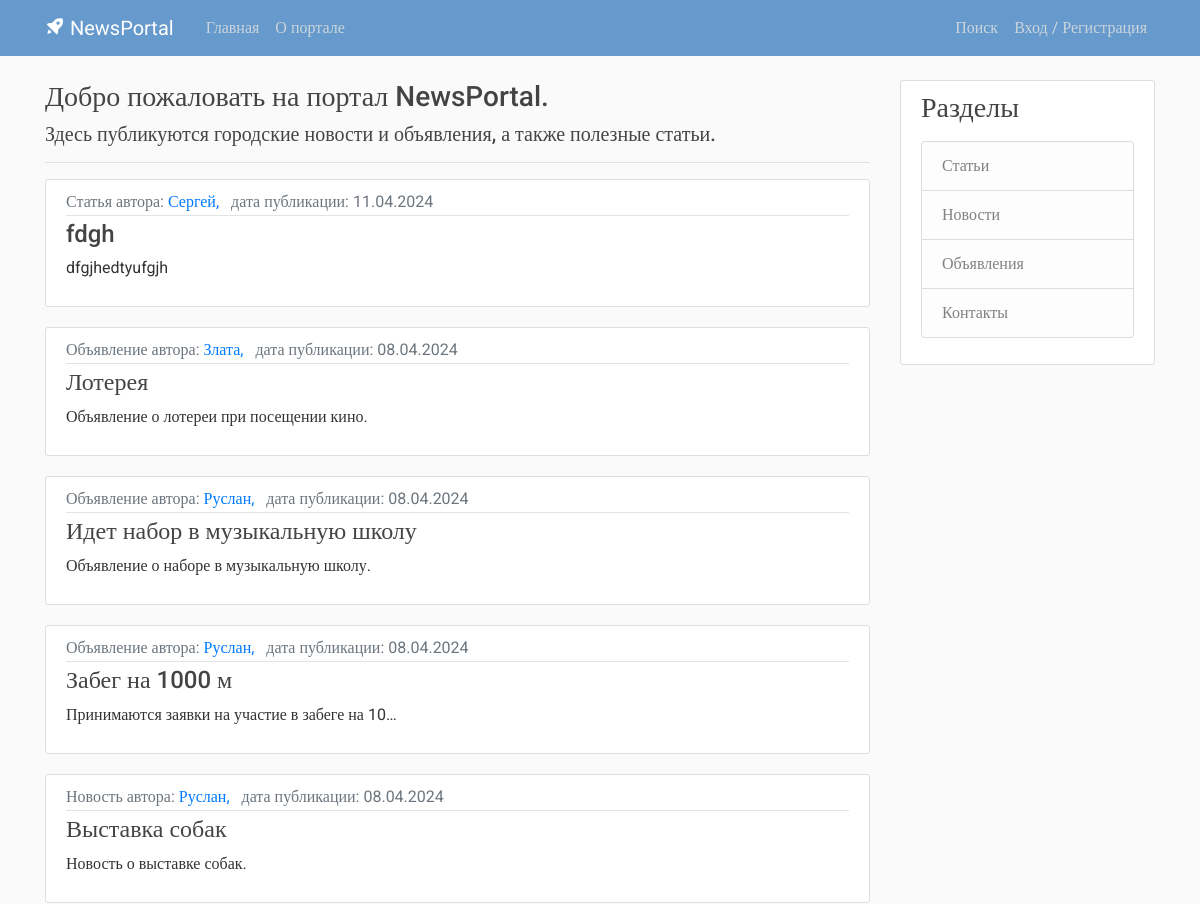
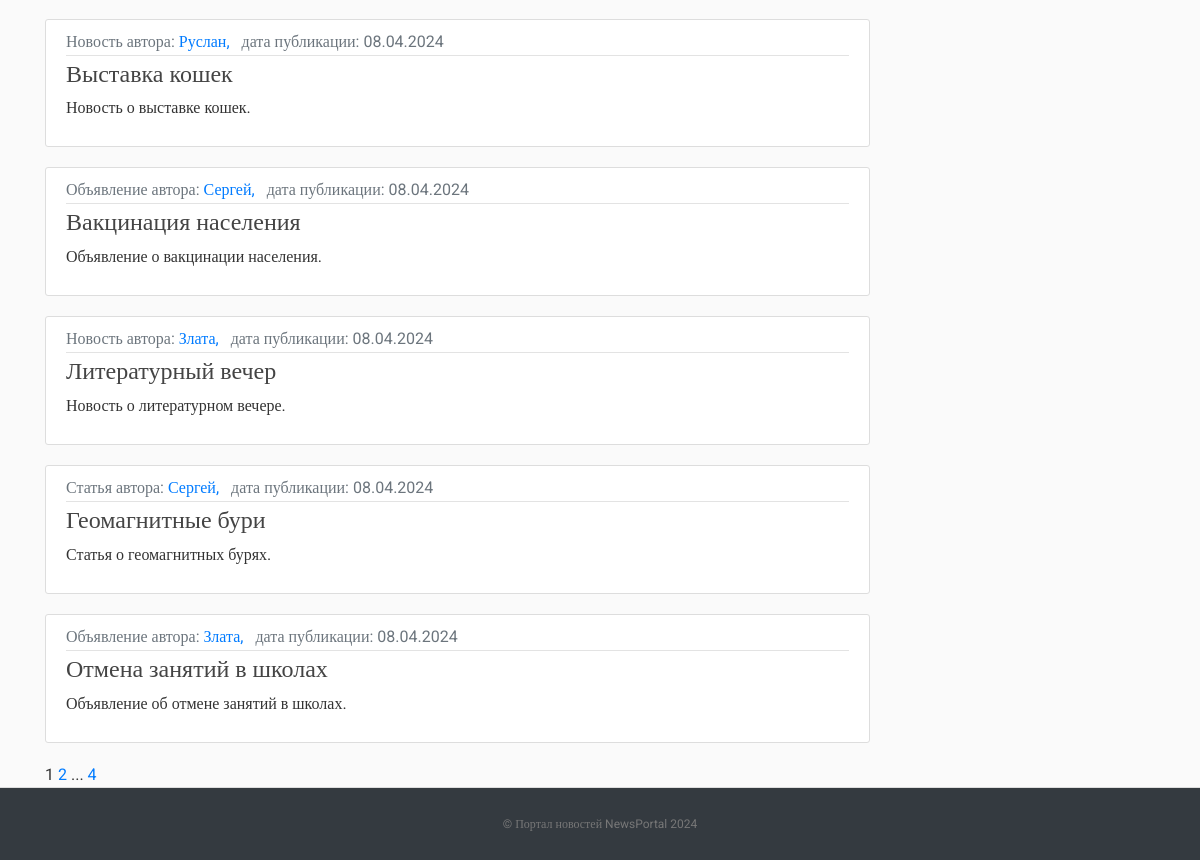
Before: / with the older database file (2 pictures, top to bottom).
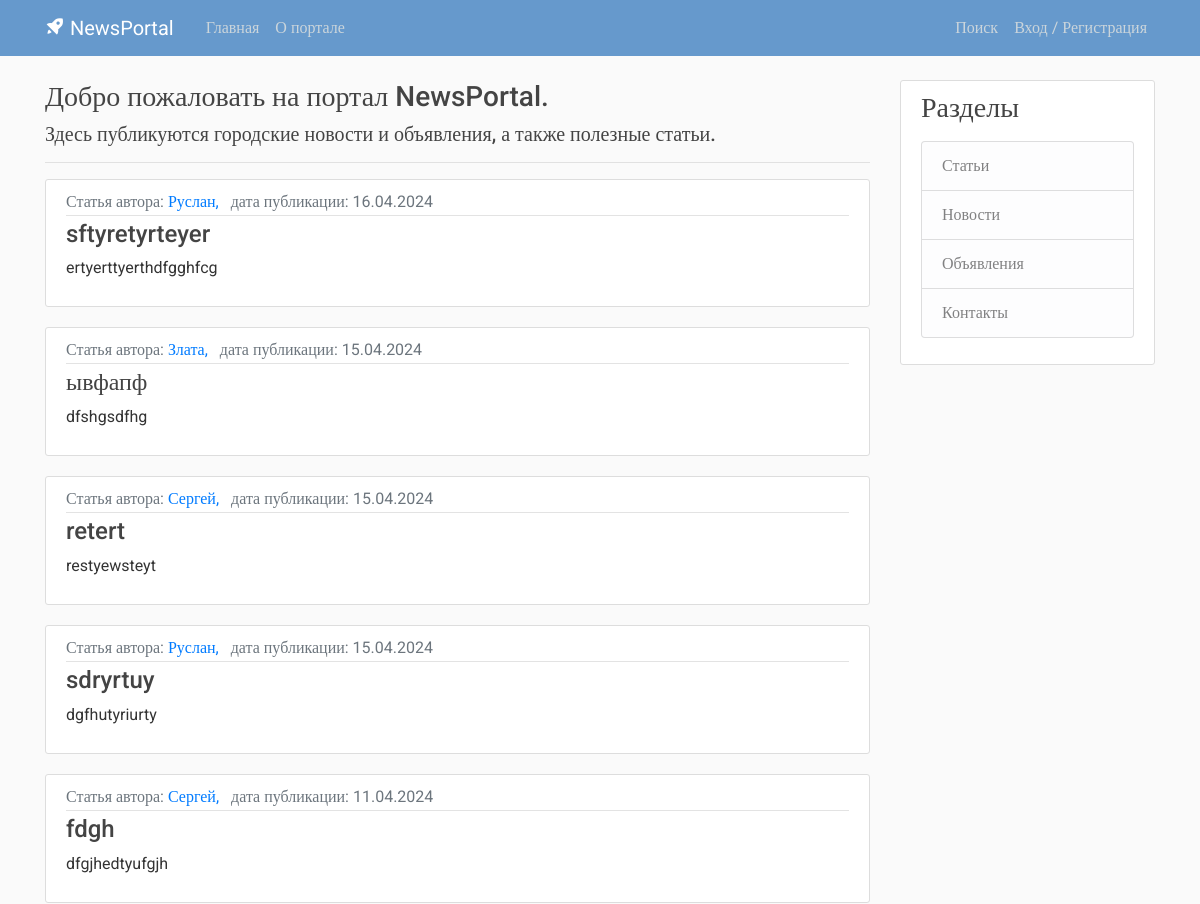
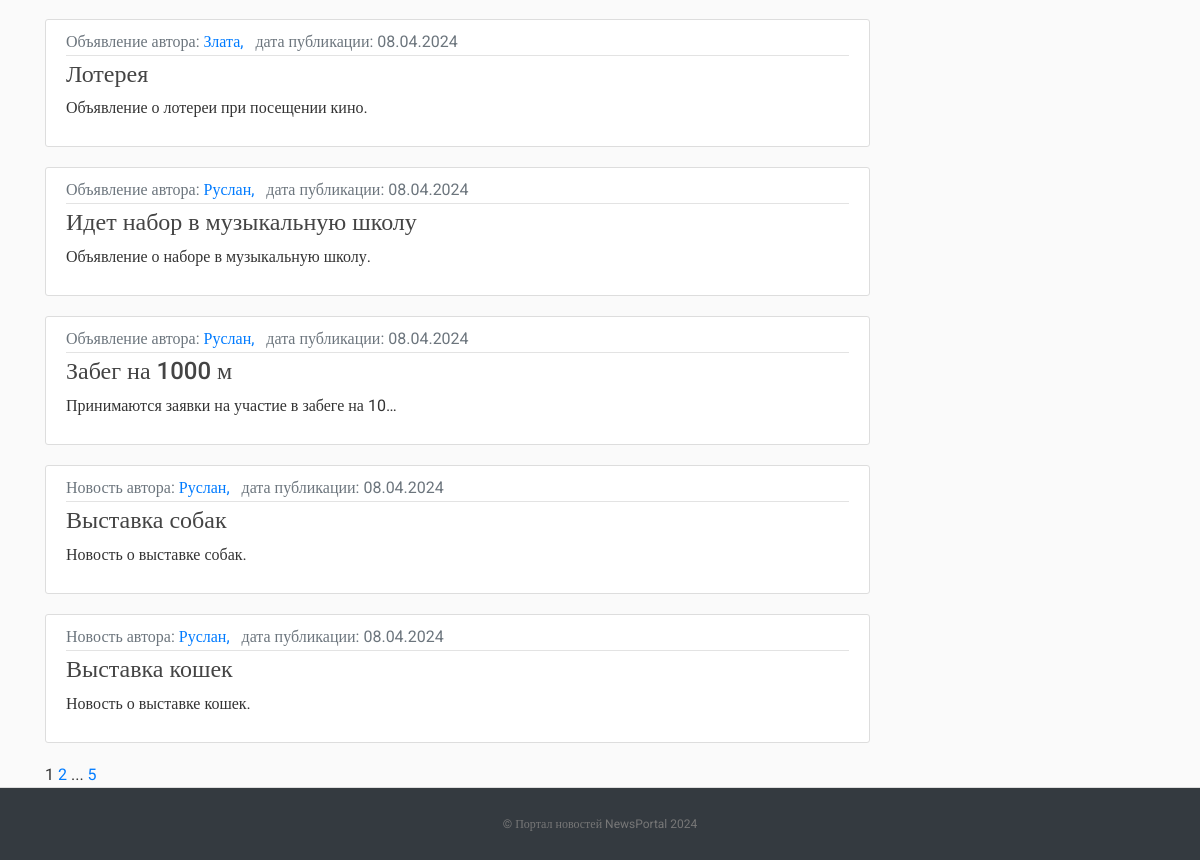
After: the same page with the newer database file (2 pictures, top to bottom).
### post/models.py (models this page shows, shortened)
class Post(models.Model):
    NEWS = 'NW'
    ARTICLE = 'AR'
    NOTIFICATION = 'NT'
    CATEGORY_CHOICES = (
        (NEWS, 'Новость'),
        (ARTICLE, 'Статья'),
        (NOTIFICATION, 'Объявление'),
    )
    categoryType = models.CharField(max_length=2, choices=CATEGORY_CHOICES, default=ARTICLE, verbose_name='Тип публикации')
    dateCreation = models.DateTimeField(default=timezone.now, verbose_name='Дата и время создания публикации')
    title = models.CharField(max_length=128, verbose_name='Заголовок публикации')
    text = models.TextField(verbose_name='Текст публикации')
    rating = models.SmallIntegerField(default=0, verbose_name='Рейтинг публикации')
    author = models.ForeignKey(Author, on_delete=models.CASCADE, verbose_name='Автор публикации')
    category = models.ManyToManyField(Category, verbose_name='Категория публикации')
    def get_absolute_url(self):
        return reverse('post_detail', args=[str(self.id)])
    class Meta:
        ordering = ['-dateCreation',]
        verbose_name = 'Публикация'
        verbose_name_plural = 'Публикации'

class Author(models.Model):
    authorUser = models.OneToOneField(User, unique=True, on_delete=models.CASCADE)
    ratingAuthor = models.SmallIntegerField(default=0)
    def __str__(self):
        return self.authorUser.username
    class Meta:
        verbose_name = 'Автор'
        verbose_name_plural = 'Авторы'

### post/views.py (the view)
# urls.py: path('', PostHome.as_view(), name='portal_home'),
class PostHome(ListView):
    model = Post
    ordering = '-dateCreation'
    template_name = 'flatpages/home.html'
    context_object_name = 'postlist'
    paginate_by = 10
    def get_queryset(self):
        queryset = super().get_queryset()
        self.filterset = PostFilter(self.request.GET, queryset)
        return self.filterset.qs
    def get_context_data(self, **kwargs):
        context = super().get_context_data(**kwargs)
        context['filterset'] = self.filterset
        return context

### post/templatetags/custom_tags.py (called while the page is built)
@register.simple_tag(takes_context=True)
def url_replace(context, **kwargs):
   d = context['request'].GET.copy()
   for k, v in kwargs.items():
       d[k] = v
   return d.urlencode()

### templates/flatpages/home.html (shortened to what this page needs)
{% extends 'flatpages/default.html' %}
{% load censor %}
{% load custom_tags %}
{% block content %}
<h3>Добро пожаловать на портал NewsPortal.</h3>
    <h5>Здесь публикуются городские новости и объявления, а также полезные статьи.</h5>
<hr />
{% for post in postlist %}
    <article class="media content-section">
        <div class="media-body">
            <div class="article-metadata">
                <a class="text-muted"> {{ post.get_categoryType_display }} автора: </a>
                <a class="mr-2" href="#"> {{ post.author }}, </a>
                <a class="text-muted">дата публикации: {{ post.dateCreation|date:"d.m.Y" }}</a>
            </div>
              <h4><a class="article-title" href="{{ post.get_absolute_url }}">{{ post.title|censor_w }}</a></h4>
              <p class="article-content">{{ post.text|truncatechars:45|censor_w }}</p>
        </div>
    </article>
{% endfor %}
{{ page_obj.number }}
{% if page_obj.has_next %}
    <a href="?{% url_replace page=page_obj.next_page_number %}">{{ page_obj.next_page_number }}</a>
    {% if paginator.num_pages != page_obj.next_page_number %}
        ...
        <a href="?{% url_replace page=page_obj.paginator.num_pages %}">{{ page_obj.paginator.num_pages }}</a>
    {% endif %}
{% endif %}
{% endblock content %}

Changed rows visible on the page:
no longer on this page (row unchanged): Post: categoryType "Объявление", author "Сергей", dateCreation "08.04.2024", title|censor_w "Вакцинация населения", text|censor_w "Объявление о вакцинации населения."
no longer on this page (row unchanged): Post: categoryType "Новость", author "Злата", dateCreation "08.04.2024", title|censor_w "Литературный вечер", text|censor_w "Новость о литературном вечере."
no longer on this page (row unchanged): Post: categoryType "Статья", author "Сергей", dateCreation "08.04.2024", title|censor_w "Геомагнитные бури", text|censor_w "Статья о геомагнитных бурях."
no longer on this page (row unchanged): Post: categoryType "Объявление", author "Злата", dateCreation "08.04.2024", title|censor_w "Отмена занятий в школах", text|censor_w "Объявление об отмене занятий в школах."
added Post: categoryType "Статья", author "Руслан", dateCreation "16.04.2024", title|censor_w "sftyretyrteyer", text|censor_w "ertyerttyerthdfgghfcg"
added Post: categoryType "Статья", author "Злата", dateCreation "15.04.2024", title|censor_w "ывфапф", text|censor_w "dfshgsdfhg"
added Post: categoryType "Статья", author "Сергей", dateCreation "15.04.2024", title|censor_w "retert", text|censor_w "restyewsteyt"
added Post: categoryType "Статья", author "Руслан", dateCreation "15.04.2024", title|censor_w "sdryrtuy", text|censor_w "dgfhutyriurty"
Other visible differences:
{{ page_obj.paginator.num_pages }}: "4" → "5"
